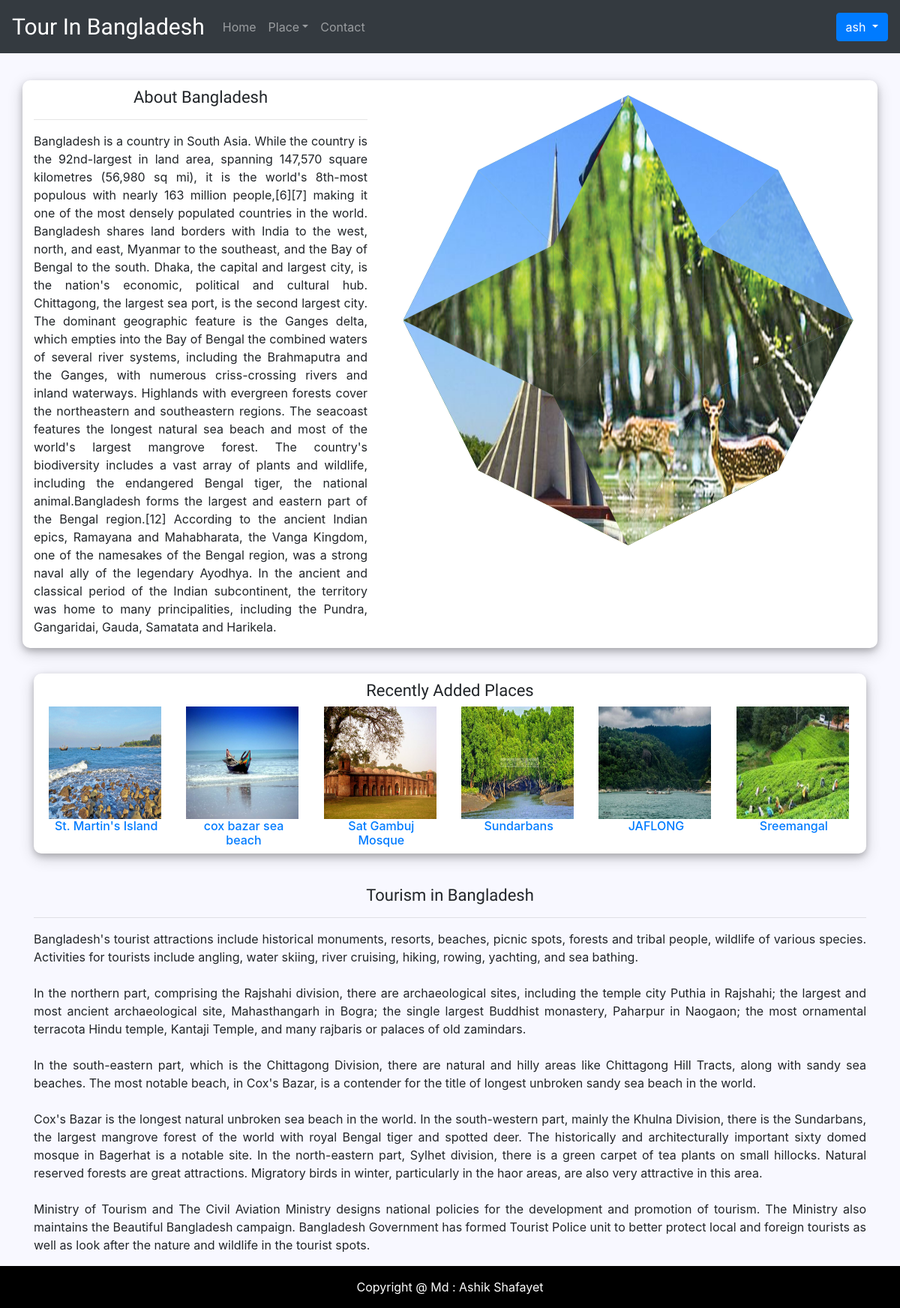
Screenshot of /pages/index.php?login=success (signed in) with the database file from the repository.
### tables this page shows
CREATE TABLE `places` (
  `id` int(11) NOT NULL,
  `name` tinytext NOT NULL,
  `divi` tinytext NOT NULL,
  `des` longtext NOT NULL,
  `hname1` tinytext NOT NULL,
  `hadd1` longtext NOT NULL,
  `hname2` tinytext NOT NULL,
  `hadd2` longtext NOT NULL,
  `rname1` tinytext NOT NULL,
  `radd1` longtext NOT NULL,
  `rname2` tinytext NOT NULL,
  `radd2` longtext NOT NULL,
  `photo1` longtext NOT NULL,
  `photo2` longtext NOT NULL,
  `photo3` longtext NOT NULL
);

### backendcode/recently.ash.php (called while the page is built)
<?php
require "dbcon.ash.php";
$sqlRecent = "SELECT * FROM places ORDER BY id DESC LIMIT 6;";
$RecentResult = mysqli_query($conn,$sqlRecent);
$RecentResultCheck = mysqli_num_rows($RecentResult);

### pages/index.php (the view, shortened to what this page needs)
<?php
	require "header.php";
	require "../backendcode/recently.ash.php";
?>
<?php require "../css/link.ash.php";?>
</head>
<body style="background-color: #F8F8FF">
<?php require "../pagescontents/nav.ash.php";?>
<div class="container" >
	  <div class="row" style="box-shadow: 0 4px 8px 0 rgba(0, 0, 0, 0.2), 0 6px 20px 0 rgba(0, 0, 0, 0.19); background-color: white;">
	    <div class="col-sm-5"><?php require "../pagescontents/abouttext.php";?></div>
	    <div class="col-sm-7" >
			  <div class="octagon" id="octagon">
			  </div>
	    </div>
	  </div>
<div class="recently">
	<h4>Recently Added Places</h4>
	<div class="row">
		<?php
		if ($RecentResultCheck>0) {
		while ($RecentPlace = mysqli_fetch_assoc($RecentResult)) {
		?>
		<div class="col-2" >
			<img src="../photos/<?php echo $RecentPlace['photo1']; ?>" alt="..."  width="150" height="150" >
				<a href="#"><h6 style="text-align: center;"><?php echo $RecentPlace['name']; ?></h6>
			</a>
		</div>
		<?php
		}
		}
		?>
	</div>
</div>
<div class="tban">
	<?php require "../pagescontents/TourisminBangladesh.php";?>
</div>
</div>
<?php require "../pagescontents/footer.php"; ?>
</body>
</html>

### css/css.css (style rules this page uses)
.container { padding-top: 3%; border-radius: 5px; }
.row { margin-bottom: 3%; border-radius: 10px; }
.recently { box-shadow: 0 4px 8px 0 rgba(0, 0, 0, 0.2), 0 6px 20px 0 rgba(0, 0, 0, 0.19); background-color: white; border-radius: 10px; padding-left: 20px; padding-right: 20px; }
h4 { text-align: center; padding-top: 10px; font-family: 'Aclonica'; font-size: 22px; }

### css/octagon.css (style rules this page uses)
.octagon { position: relative; width: 600px; height: 600px; margin: 20px auto; overflow: hidden; }

### rows the page displays
places: photo1 (picture), name "St. Martin's Island"
places: photo1 (picture), name "cox bazar sea beach"
places: photo1 (picture), name "Sat Gambuj Mosque"
places: photo1 (picture), name "Sundarbans"
places: photo1 (picture), name "JAFLONG"
places: photo1 (picture), name "Sreemangal"

### other values shown
$_SESSION['username'] "ash"
